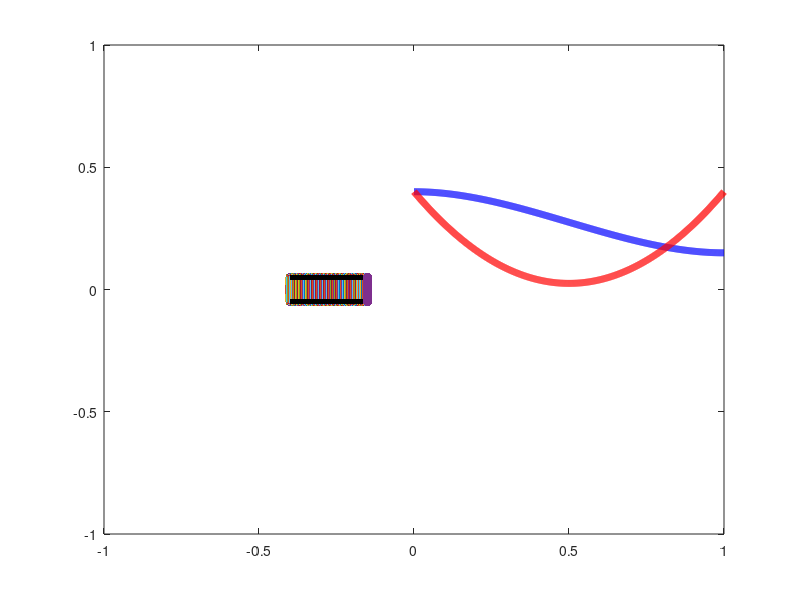

MATLAB code for this plot:
function kinematics()

tVec=0:0.001:1;
maxSpeed=0.375;
d1L=-0.4+4*maxSpeed*(0.5*tVec.^2-1/3*tVec.^3);
d2L=-0.4+4*maxSpeed*tVec.*(1-tVec);
%
d1R=0.4-4*maxSpeed*(0.5*tVec.^2-1/3*tVec.^3);
d2R=0.4-4*maxSpeed*tVec.*(1-tVec);
plot(tVec,d1R,'b-','LineWidth',5); hold on;
plot(tVec,d2R,'r-','LineWidth',5); hold on;
pause();

yL = linspace(-0.05,0.05,50);
xL = -0.4*ones(size(yL));

xT=linspace(-0.4,-0.4+0.25,10);
yT=0.05*ones(size(xT));
yB=-yT;

dt=5e-4;
tVec=0:dt:1;

X=xL;
maxSpeed=0.375;

for n=1:length(tVec)
   
    tTilde=mod(tVec(n),2);
    
    X = X + 4.0*(maxSpeed)*(tTilde)*(1.0-tTilde)*dt;
    
    figure(1)
    if mod(n,10)==0
        plot(xT,yT,'k-','LineWidth',3); hold on;
        plot(xT,yB,'k-','LineWidth',3); hold on;
        plot(X,yL,'.','MarkerSize',20); hold on;
        axis([-1 1 -1 1]);
        pause(0.1)
    end
    
end